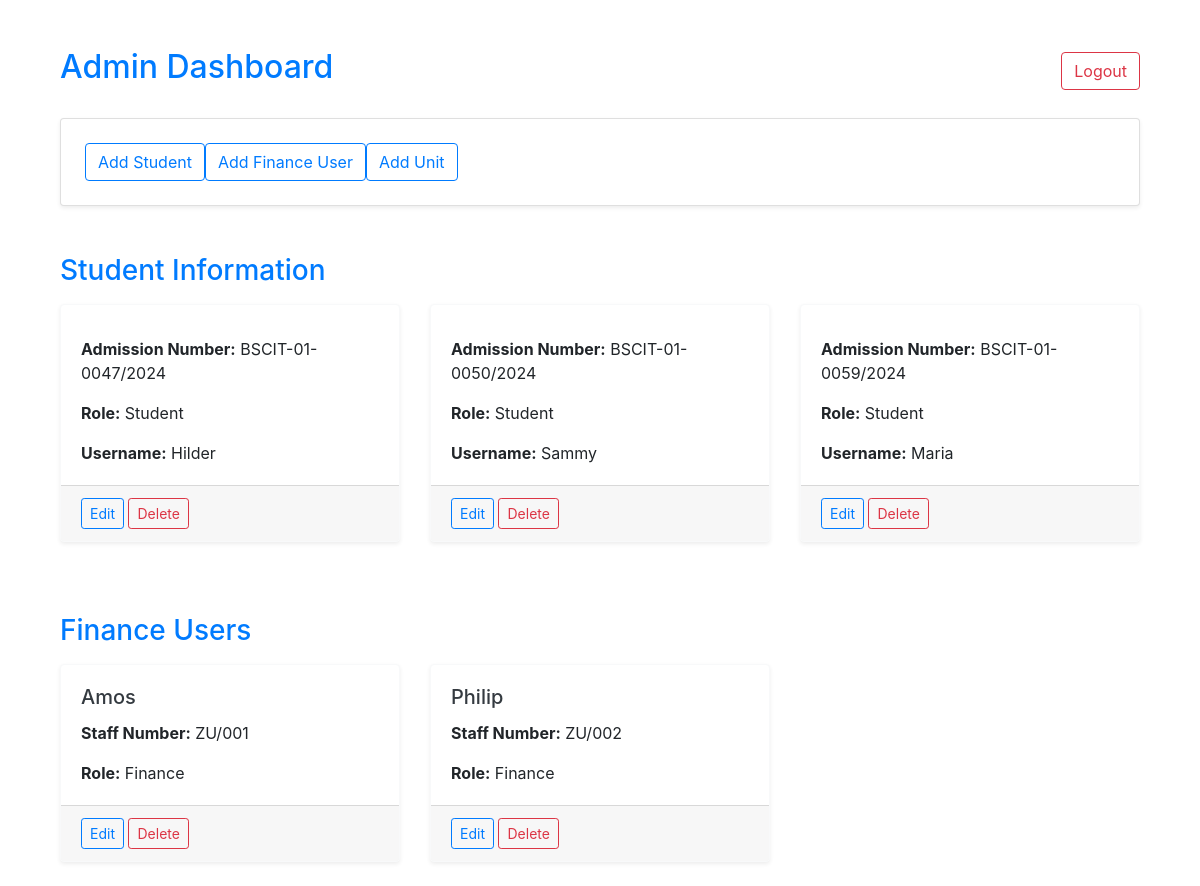
Page /admin_dashboard (signed in) on the earlier database version.
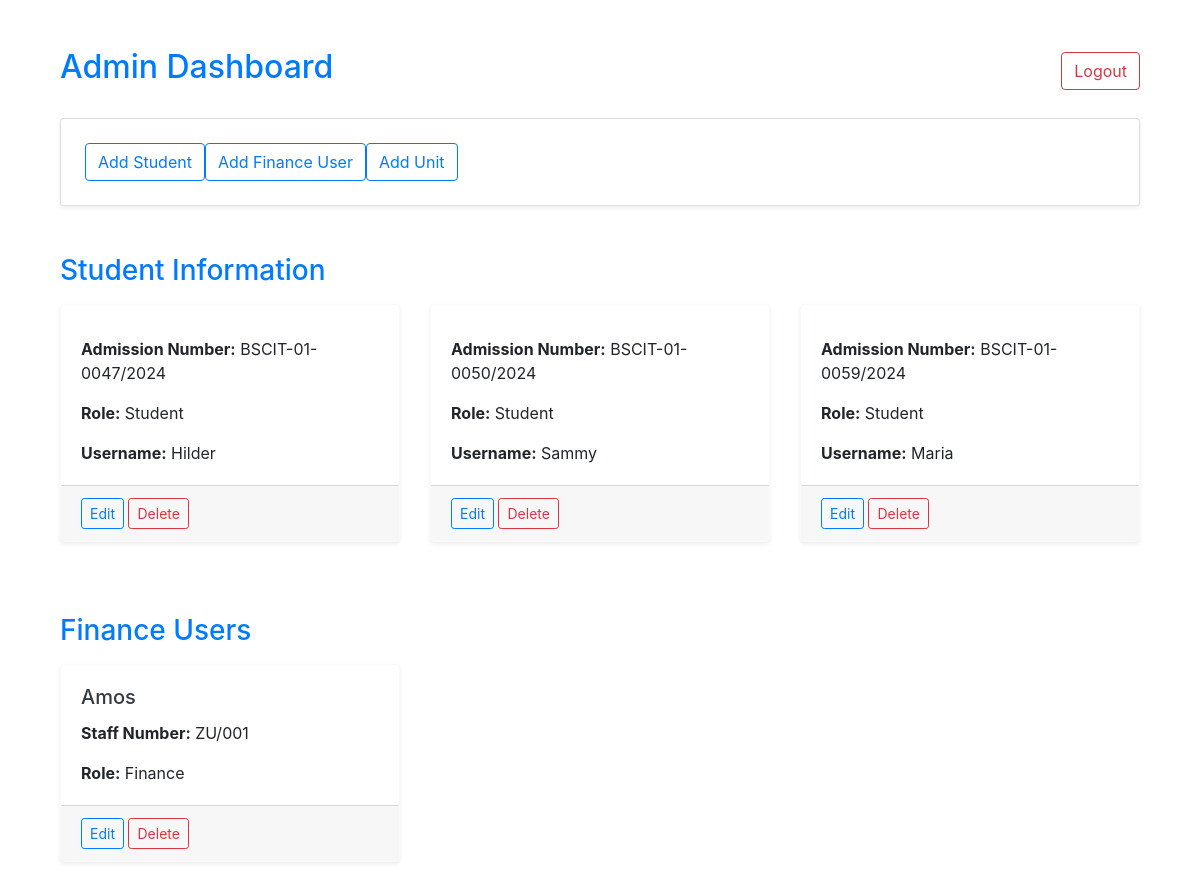
Same page on the later database version.
### models.py (models this page shows, shortened)
class Student(db.Model):
    __tablename__ = 'students'
    id = db.Column(db.Integer, primary_key=True)
    user_id = db.Column(db.Integer, db.ForeignKey('user.id'), nullable=False)
    admission_number = db.Column(db.String(20), unique=True, nullable=False)
    finance_id = db.Column(db.Integer, db.ForeignKey('finances.id'), nullable=True)
    user = db.relationship('User', backref='student', lazy=True)
    finance = db.relationship('Finance', back_populates='students')
    units = db.relationship('Unit', secondary=student_units, back_populates='students')
    fees = db.relationship('StudentFee', back_populates='student')

class User(db.Model, UserMixin):
    __tablename__ = 'user'
    id = db.Column(db.Integer, primary_key=True)
    username = db.Column(db.String(50), unique=True, nullable=False)
    role = db.Column(db.String(20), nullable=False)
    password = db.Column(db.String(128), nullable=False)

class Finance(db.Model):
    __tablename__ = 'finances'
    id = db.Column(db.Integer, primary_key=True)
    user_id = db.Column(db.Integer, db.ForeignKey('user.id'), nullable=False)
    staff_number = db.Column(db.String(50), unique=True, nullable=False)
    user = db.relationship('User', backref='finance', lazy=True)
    students = db.relationship('Student', back_populates='finance')

### app.py (the view)
@app.route('/admin_dashboard')
@login_required
def admin_dashboard():
    if current_user.role != 'Admin':
        flash('Unauthorized access!', 'danger')
        return redirect(url_for('login'))
    students = db.session.query(Student, User).join(User, Student.user_id == User.id).all()
    finance_users = db.session.query(User, Finance).join(Finance).filter(User.role == 'Finance').all()
    return render_template('admin_dashboard.html', students=students, finance_users=finance_users)

### app.py (called while the page is built)
@login_manager.user_loader
def load_user(user_id):
    return User.query.get(int(user_id))

### templates/admin_dashboard.html (shortened to what this page needs)
{% extends 'base.html' %}
{% block content %}
<div class="container mt-5">
    <div class="d-flex justify-content-between align-items-center mb-4">
        <h2 class="text-primary">Admin Dashboard</h2>
        <a href="{{ url_for('logout') }}" class="btn btn-outline-danger">Logout</a>
    </div>
    <div class="card shadow-sm p-4 mb-5 bg-white rounded">
        <div class="d-flex flex-wrap gap-3">
            <a href="{{ url_for('add_student') }}" class="btn btn-outline-primary">Add Student</a>
            <a href="{{ url_for('add_finance_user') }}" class="btn btn-outline-primary">Add Finance User</a>
            <a href="{{ url_for('add_unit') }}" class="btn btn-outline-primary">Add Unit</a>
        </div>
    </div>
    <h3 class="text-primary mt-4 mb-3">Student Information</h3>
    <div class="row">
        {% for student, user in students %}
            <div class="col-md-4 mb-4">
                <div class="card border-light shadow-sm">
                    <div class="card-body">
                        <p class="card-text"><strong>Admission Number:</strong> {{ student.admission_number }}</p>
                        <p class="card-text"><strong>Role:</strong> Student</p>
                        <p class="card-text"><strong>Username:</strong> {{ user.username }}</p>
                    </div>
                    <div class="card-footer text-end">
                        <a href="{{ url_for('edit_user', user_id=user.id) }}" class="btn btn-sm btn-outline-primary">Edit</a>
                        <form action="{{ url_for('delete_user', user_id=user.id) }}" method="post" style="display:inline;">
                            <button type="submit" class="btn btn-sm btn-outline-danger">Delete</button>
                        </form>
                    </div>
                </div>
            </div>
        {% endfor %}
    </div>
    <h3 class="text-primary mt-5 mb-3">Finance Users</h3>
    <div class="row">
        {% for user, finance in finance_users %}
            <div class="col-md-4 mb-4">
                <div class="card border-light shadow-sm">
                    <div class="card-body">
                        <h5 class="card-title text-dark">{{ user.username }}</h5>
                        <p class="card-text"><strong>Staff Number:</strong> {{ finance.staff_number }}</p>
                        <p class="card-text"><strong>Role:</strong> Finance</p>
                    </div>
                    <div class="card-footer text-end">
                        <a href="{{ url_for('edit_user', user_id=user.id) }}" class="btn btn-sm btn-outline-primary">Edit</a>
                        <form action="{{ url_for('delete_user', user_id=user.id) }}" method="post" style="display:inline;">
                            <button type="submit" class="btn btn-sm btn-outline-danger">Delete</button>
                        </form>
                    </div>
                </div>
            </div>
        {% endfor %}
    </div>
</div>
{% endblock %}

Differences in the rows shown:
removed User: username "Philip", staff_number "ZU/002"
